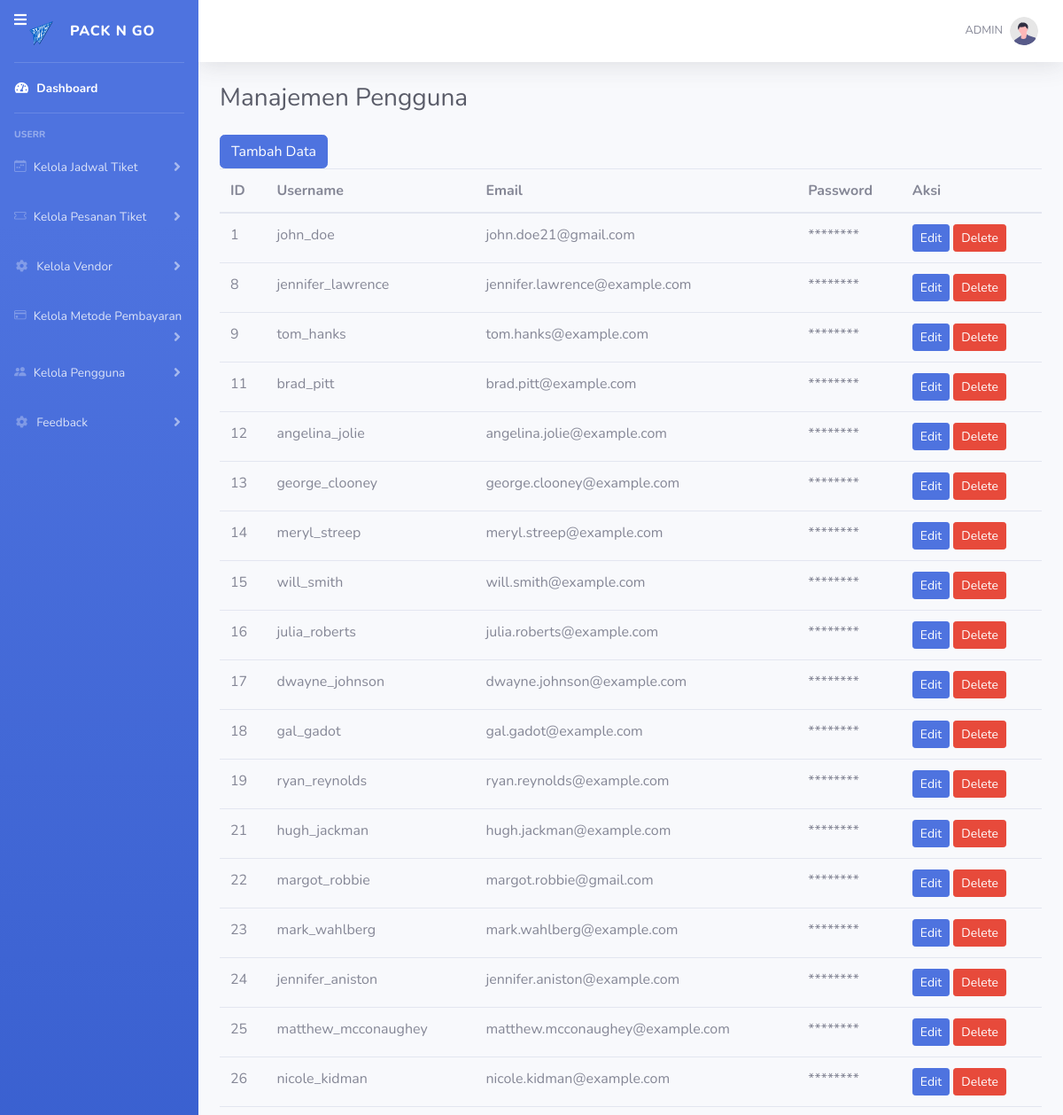
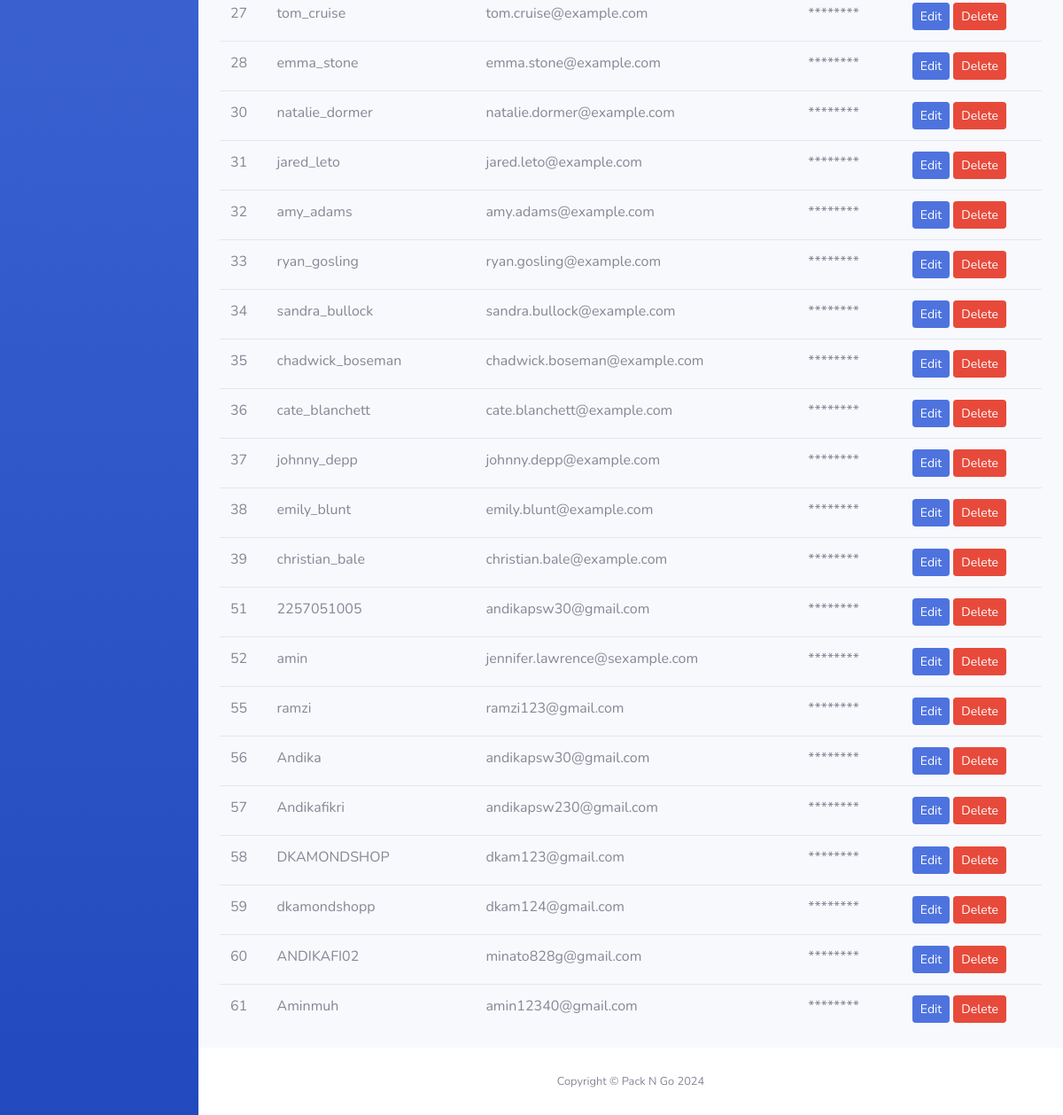
/startbootstrap-sb-admin-2-gh-pages/manajemenpengguna.php, run on an earlier commit of the app's database (2 pictures, top to bottom).
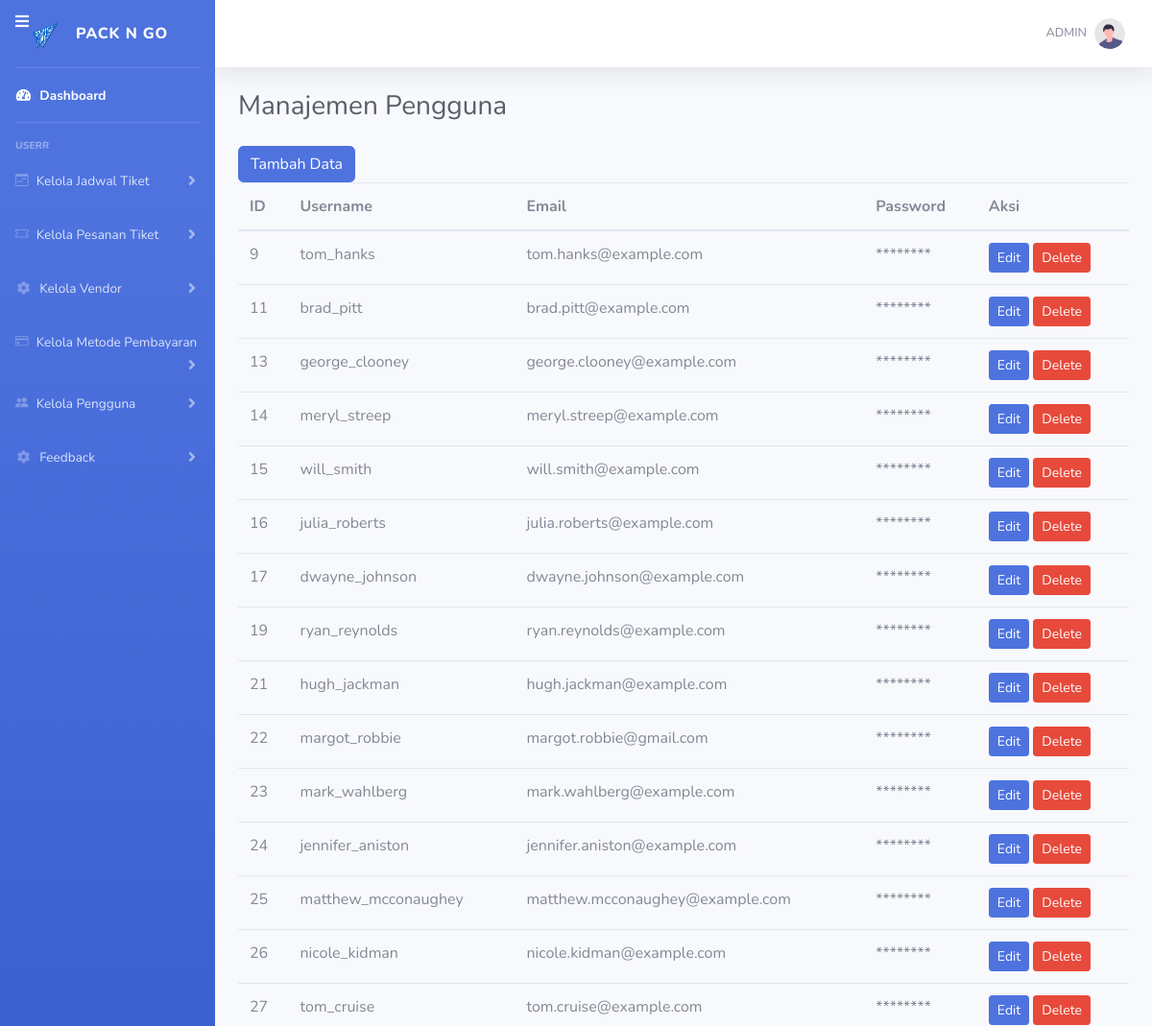
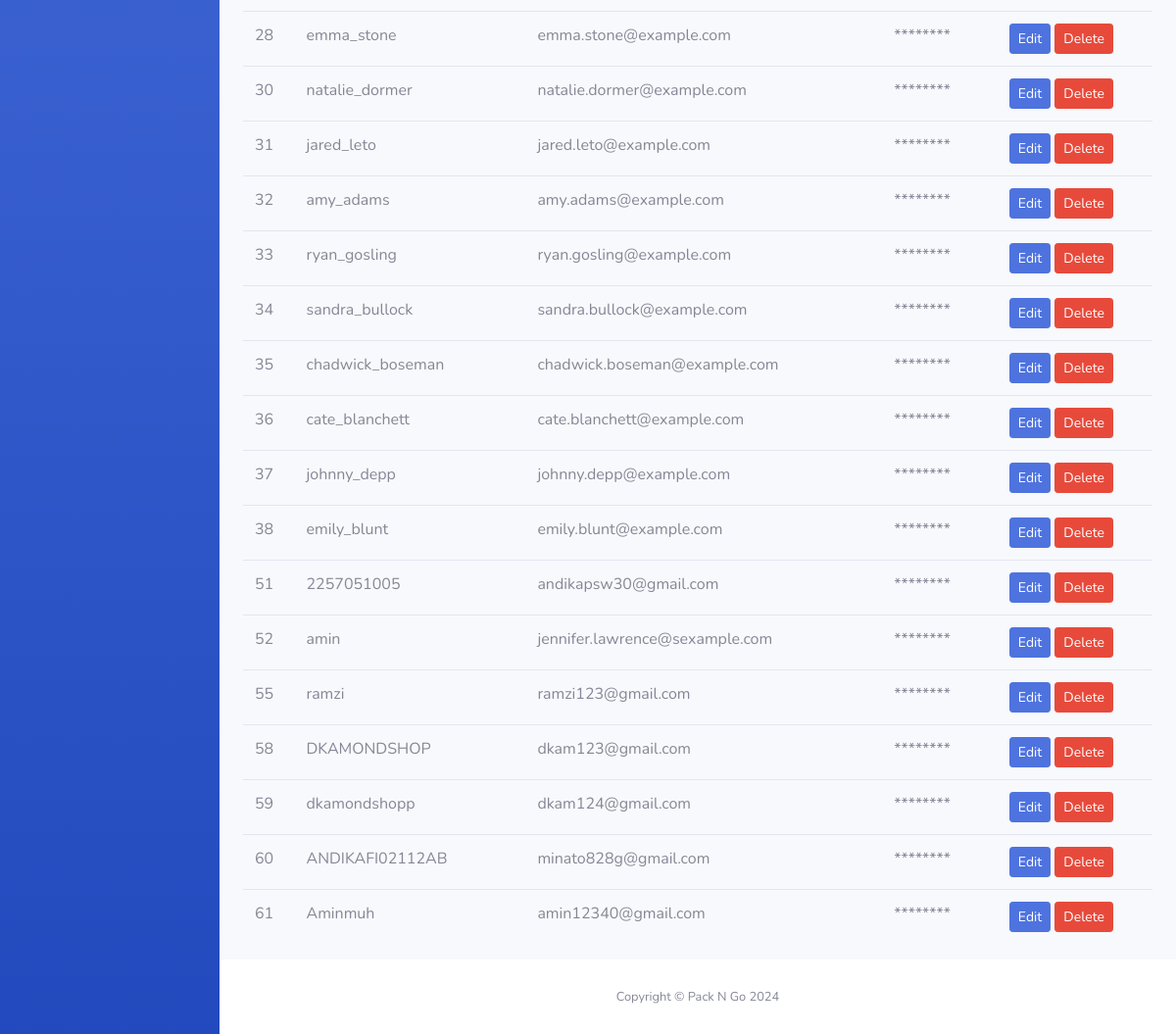
And on a later commit of the database (2 pictures, top to bottom).
### tables this page shows
CREATE TABLE `pengguna` (
  `id_pengguna` int(11) NOT NULL,
  `username_pengguna` varchar(50) NOT NULL,
  `email` varchar(100) NOT NULL,
  `password` varchar(100) NOT NULL
);

### startbootstrap-sb-admin-2-gh-pages/manajemenpengguna.php (the view, shortened to what the changed rows need)
<!DOCTYPE html>
<html lang="en">
<head>
    <link href="vendor/fontawesome-free/css/all.min.css" rel="stylesheet" type="text/css">
        <link rel="stylesheet" href="https://cdn.jsdelivr.net/npm/bootstrap-icons@1.11.3/font/bootstrap-icons.min.css">
    <link href="css/sb-admin-2.min.css" rel="stylesheet">
</head>
<body id="page-top">
    <div id="wrapper">
        <div id="content-wrapper" class="d-flex flex-column">
            <div id="content">
                <div class="container-fluid">
                    <div class="d-sm-flex align-items-center justify-content-between mb-4">
                        <h1 class="h3 mb-0 text-gray-800">Manajemen Pengguna</h1>
                    </div>
        <table class="table">
    <thead>
        <tr>
            <th>ID</th>
            <th>Username</th>
            <th>Email</th>
            <th>Password</th>
            <th>Aksi</th>
        </tr>
    </thead>
    <tbody>
        <?php
        include 'koneksi.php';
        $query = "SELECT * FROM pengguna";
        $result = mysqli_query($conn, $query);
        if (mysqli_num_rows($result) > 0) {
            while($row = mysqli_fetch_assoc($result)) {
                echo "<tr>";
                echo "<td>" . $row["id_pengguna"] . "</td>";
                echo "<td>" . $row["username_pengguna"] . "</td>";
                echo "<td>" . $row["email"] . "</td>";
                echo "<td>********</td>";
                echo "<td>
                        <button class='btn btn-primary btn-sm edit-btn' data-id='" . $row["id_pengguna"] . "' data-username='" . $row["username_pengguna"] . "' data-email='" . $row["email"] . "' data-toggle='modal' data-target='#editModal'>Edit</button>
                        <button class='btn btn-danger btn-sm delete-btn' data-id='" . $row["id_pengguna"] . "' data-toggle='modal' data-target='#deleteModal'>Delete</button>
                      </td>";
                echo "</tr>";
            }
        } else {
            echo "<tr><td colspan='5'>0 results</td></tr>";
        }
        ?>
    </tbody>
</table>
    </div>
            </div>
        </div>
    </div>
</body>
</html>

What changed in the data, as far as the page shows it:
removed pengguna: id_pengguna "1", username_pengguna "john_doe", email "john.doe21@gmail.com"
removed pengguna: id_pengguna "8", username_pengguna "jennifer_lawrence", email "jennifer.lawrence@example.com"
removed pengguna: id_pengguna "12", username_pengguna "angelina_jolie", email "angelina.jolie@example.com"
removed pengguna: id_pengguna "18", username_pengguna "gal_gadot", email "gal.gadot@example.com"
removed pengguna: id_pengguna "39", username_pengguna "christian_bale", email "christian.bale@example.com"
removed pengguna: id_pengguna "56", username_pengguna "Andika", email "andikapsw30@gmail.com"
removed pengguna: id_pengguna "57", username_pengguna "Andikafikri", email "andikapsw230@gmail.com"
changed pengguna "minato828g@gmail.com": username_pengguna "ANDIKAFI02" → "ANDIKAFI02112AB"
